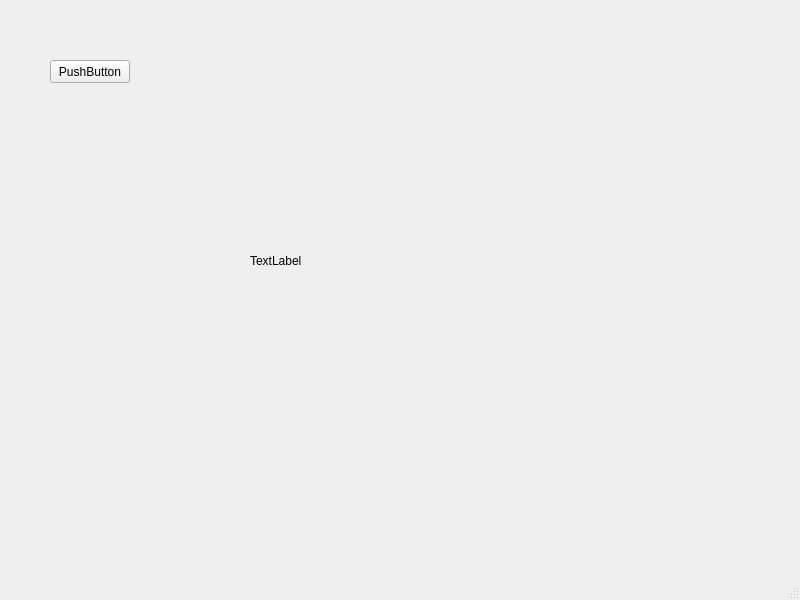
<?xml version="1.0" encoding="UTF-8"?>
<ui version="4.0">
 <class>MainWindow</class>
 <widget class="QMainWindow" name="MainWindow">
  <property name="geometry">
   <rect>
    <x>0</x>
    <y>0</y>
    <width>800</width>
    <height>600</height>
   </rect>
  </property>
  <property name="windowTitle">
   <string>MainWindow</string>
  </property>
  <widget class="QWidget" name="centralwidget">
   <widget class="QPushButton" name="pushButton">
    <property name="geometry">
     <rect>
      <x>50</x>
      <y>60</y>
      <width>80</width>
      <height>23</height>
     </rect>
    </property>
    <property name="text">
     <string>PushButton</string>
    </property>
   </widget>
   <widget class="QLabel" name="imageLabel">
    <property name="geometry">
     <rect>
      <x>250</x>
      <y>50</y>
      <width>481</width>
      <height>421</height>
     </rect>
    </property>
    <property name="text">
     <string>TextLabel</string>
    </property>
   </widget>
  </widget>
  <widget class="QMenuBar" name="menubar">
   <property name="geometry">
    <rect>
     <x>0</x>
     <y>0</y>
     <width>800</width>
     <height>20</height>
    </rect>
   </property>
  </widget>
  <widget class="QStatusBar" name="statusbar"/>
 </widget>
 <resources/>
 <connections/>
</ui>
